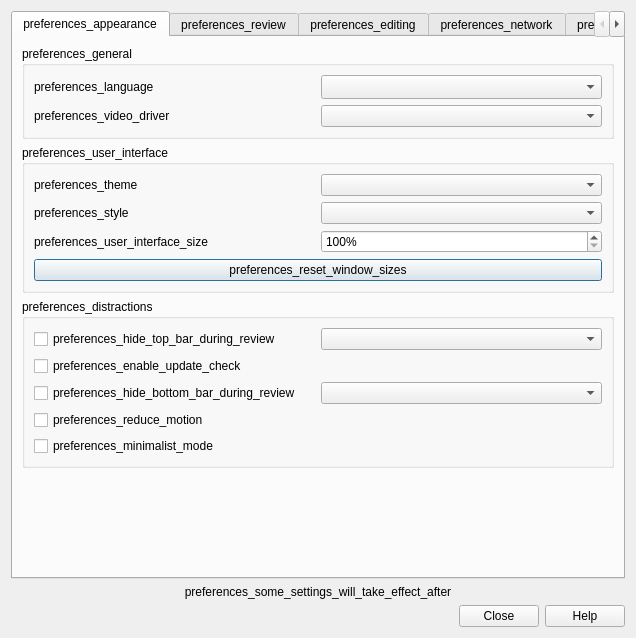
<?xml version="1.0" encoding="UTF-8"?>
<ui version="4.0">
 <class>Preferences</class>
 <widget class="QDialog" name="Preferences">
  <property name="geometry">
   <rect>
    <x>0</x>
    <y>0</y>
    <width>636</width>
    <height>638</height>
   </rect>
  </property>
  <property name="windowTitle">
   <string>preferences_preferences</string>
  </property>
  <layout class="QVBoxLayout" name="verticalLayout_2">
   <item>
    <widget class="QTabWidget" name="tabWidget">
     <property name="focusPolicy">
      <enum>Qt::StrongFocus</enum>
     </property>
     <property name="currentIndex">
      <number>0</number>
     </property>
     <widget class="QWidget" name="appearanceTab">
      <attribute name="title">
       <string>preferences_appearance</string>
      </attribute>
      <layout class="QVBoxLayout" name="verticalLayout_8">
       <item>
        <widget class="QGroupBox" name="generalGroup">
         <property name="sizePolicy">
          <sizepolicy hsizetype="Preferred" vsizetype="Preferred">
           <horstretch>0</horstretch>
           <verstretch>0</verstretch>
          </sizepolicy>
         </property>
         <property name="title">
          <string>preferences_general</string>
         </property>
         <layout class="QGridLayout" name="gridLayout_5">
          <item row="0" column="0">
           <widget class="QLabel" name="label_9">
            <property name="text">
             <string>preferences_language</string>
            </property>
           </widget>
          </item>
          <item row="0" column="1">
           <widget class="QComboBox" name="lang">
            <property name="sizePolicy">
             <sizepolicy hsizetype="Preferred" vsizetype="Fixed">
              <horstretch>0</horstretch>
              <verstretch>0</verstretch>
             </sizepolicy>
            </property>
            <property name="sizeAdjustPolicy">
             <enum>QComboBox::AdjustToMinimumContentsLengthWithIcon</enum>
            </property>
           </widget>
          </item>
          <item row="1" column="0">
           <widget class="QLabel" name="video_driver_label">
            <property name="text">
             <string>preferences_video_driver</string>
            </property>
           </widget>
          </item>
          <item row="1" column="1">
           <widget class="QComboBox" name="video_driver">
            <property name="sizePolicy">
             <sizepolicy hsizetype="Preferred" vsizetype="Fixed">
              <horstretch>0</horstretch>
              <verstretch>0</verstretch>
             </sizepolicy>
            </property>
           </widget>
          </item>
         </layout>
        </widget>
       </item>
       <item>
        <widget class="QGroupBox" name="uiGroup">
         <property name="title">
          <string>preferences_user_interface</string>
         </property>
         <layout class="QGridLayout" name="gridLayout_2">
          <item row="0" column="1">
           <widget class="QComboBox" name="theme"/>
          </item>
          <item row="2" column="1">
           <widget class="QSpinBox" name="uiScale">
            <property name="suffix">
             <string notr="true">%</string>
            </property>
            <property name="minimum">
             <number>100</number>
            </property>
            <property name="maximum">
             <number>200</number>
            </property>
            <property name="singleStep">
             <number>5</number>
            </property>
           </widget>
          </item>
          <item row="1" column="1">
           <widget class="QComboBox" name="styleComboBox">
            <property name="currentText">
             <string/>
            </property>
           </widget>
          </item>
          <item row="1" column="0">
           <widget class="QLabel" name="styleLabel">
            <property name="text">
             <string>preferences_style</string>
            </property>
           </widget>
          </item>
          <item row="0" column="0">
           <widget class="QLabel" name="themeLabel">
            <property name="text">
             <string>preferences_theme</string>
            </property>
           </widget>
          </item>
          <item row="2" column="0">
           <widget class="QLabel" name="uiSizeLabel">
            <property name="text">
             <string>preferences_user_interface_size</string>
            </property>
           </widget>
          </item>
          <item row="3" column="0" colspan="2">
           <widget class="QPushButton" name="resetWindowSizes">
            <property name="text">
             <string>preferences_reset_window_sizes</string>
            </property>
           </widget>
          </item>
         </layout>
        </widget>
       </item>
       <item>
        <widget class="QGroupBox" name="distractionsGroup">
         <property name="title">
          <string>preferences_distractions</string>
         </property>
         <layout class="QGridLayout" name="gridLayout_3">
          <item row="3" column="0">
           <widget class="QCheckBox" name="reduce_motion">
            <property name="sizePolicy">
             <sizepolicy hsizetype="Fixed" vsizetype="Fixed">
              <horstretch>0</horstretch>
              <verstretch>0</verstretch>
             </sizepolicy>
            </property>
            <property name="toolTip">
             <string>preferences_reduce_motion_tooltip</string>
            </property>
            <property name="text">
             <string>preferences_reduce_motion</string>
            </property>
           </widget>
          </item>
          <item row="2" column="0">
           <widget class="QCheckBox" name="hide_bottom_bar">
            <property name="sizePolicy">
             <sizepolicy hsizetype="MinimumExpanding" vsizetype="Fixed">
              <horstretch>0</horstretch>
              <verstretch>0</verstretch>
             </sizepolicy>
            </property>
            <property name="text">
             <string>preferences_hide_bottom_bar_during_review</string>
            </property>
           </widget>
          </item>
          <item row="2" column="1">
           <widget class="QComboBox" name="bottomBarComboBox">
            <property name="sizePolicy">
             <sizepolicy hsizetype="MinimumExpanding" vsizetype="Fixed">
              <horstretch>0</horstretch>
              <verstretch>0</verstretch>
             </sizepolicy>
            </property>
           </widget>
          </item>
          <item row="0" column="0">
           <widget class="QCheckBox" name="hide_top_bar">
            <property name="sizePolicy">
             <sizepolicy hsizetype="MinimumExpanding" vsizetype="Fixed">
              <horstretch>0</horstretch>
              <verstretch>0</verstretch>
             </sizepolicy>
            </property>
            <property name="text">
             <string>preferences_hide_top_bar_during_review</string>
            </property>
           </widget>
          </item>
          <item row="1" column="0">
           <widget class="QCheckBox" name="enable_update_check">
            <property name="sizePolicy">
             <sizepolicy hsizetype="MinimumExpanding" vsizetype="Fixed">
              <horstretch>0</horstretch>
              <verstretch>0</verstretch>
             </sizepolicy>
            </property>
            <property name="text">
             <string>preferences_enable_update_check</string>
            </property>
           </widget>
          </item>
          <item row="4" column="0">
           <widget class="QCheckBox" name="minimalist_mode">
            <property name="sizePolicy">
             <sizepolicy hsizetype="Fixed" vsizetype="Fixed">
              <horstretch>0</horstretch>
              <verstretch>0</verstretch>
             </sizepolicy>
            </property>
            <property name="toolTip">
             <string>preferences_minimalist_mode_tooltip</string>
            </property>
            <property name="text">
             <string>preferences_minimalist_mode</string>
            </property>
           </widget>
          </item>
          <item row="0" column="1">
           <widget class="QComboBox" name="topBarComboBox">
            <property name="sizePolicy">
             <sizepolicy hsizetype="MinimumExpanding" vsizetype="Fixed">
              <horstretch>0</horstretch>
              <verstretch>0</verstretch>
             </sizepolicy>
            </property>
           </widget>
          </item>
         </layout>
        </widget>
       </item>
       <item>
        <spacer name="verticalSpacer_9">
         <property name="orientation">
          <enum>Qt::Vertical</enum>
         </property>
         <property name="sizeHint" stdset="0">
          <size>
           <width>20</width>
           <height>40</height>
          </size>
         </property>
        </spacer>
       </item>
      </layout>
     </widget>
     <widget class="QWidget" name="tab_3">
      <attribute name="title">
       <string>preferences_review</string>
      </attribute>
      <layout class="QVBoxLayout" name="review_options_layout">
       <item>
        <widget class="QGroupBox" name="schedulerGroup">
         <property name="title">
          <string>preferences_scheduler</string>
         </property>
         <layout class="QVBoxLayout" name="verticalLayout_17">
          <item>
           <layout class="QGridLayout" name="gridLayout_4">
            <property name="spacing">
             <number>12</number>
            </property>
            <item row="1" column="1">
             <widget class="QSpinBox" name="lrnCutoff">
              <property name="maximumSize">
               <size>
                <width>60</width>
                <height>16777215</height>
               </size>
              </property>
              <property name="maximum">
               <number>999</number>
              </property>
             </widget>
            </item>
            <item row="1" column="2">
             <widget class="QLabel" name="label_29">
              <property name="text">
               <string>preferences_mins</string>
              </property>
             </widget>
            </item>
            <item row="2" column="0">
             <widget class="QLabel" name="label_30">
              <property name="text">
               <string>preferences_timebox_time_limit</string>
              </property>
             </widget>
            </item>
            <item row="0" column="2">
             <widget class="QLabel" name="label_40">
              <property name="text">
               <string>preferences_hours_past_midnight</string>
              </property>
             </widget>
            </item>
            <item row="0" column="1">
             <widget class="QSpinBox" name="dayOffset">
              <property name="maximumSize">
               <size>
                <width>60</width>
                <height>16777215</height>
               </size>
              </property>
              <property name="maximum">
               <number>23</number>
              </property>
             </widget>
            </item>
            <item row="1" column="0">
             <widget class="QLabel" name="label_24">
              <property name="text">
               <string>preferences_learn_ahead_limit</string>
              </property>
             </widget>
            </item>
            <item row="0" column="0">
             <widget class="QLabel" name="label_23">
              <property name="text">
               <string>preferences_next_day_starts_at</string>
              </property>
             </widget>
            </item>
            <item row="2" column="2">
             <widget class="QLabel" name="label_39">
              <property name="text">
               <string>preferences_mins</string>
              </property>
             </widget>
            </item>
            <item row="2" column="1">
             <widget class="QSpinBox" name="timeLimit">
              <property name="maximum">
               <number>9999</number>
              </property>
             </widget>
            </item>
           </layout>
          </item>
         </layout>
        </widget>
       </item>
       <item>
        <layout class="QHBoxLayout" name="horizontalLayout_5">
         <item>
          <widget class="QGroupBox" name="reviewerGroup">
           <property name="title">
            <string>preferences_review</string>
           </property>
           <layout class="QVBoxLayout" name="verticalLayout_5">
            <item>
             <widget class="QCheckBox" name="showPlayButtons">
              <property name="sizePolicy">
               <sizepolicy hsizetype="Fixed" vsizetype="Fixed">
                <horstretch>0</horstretch>
                <verstretch>0</verstretch>
               </sizepolicy>
              </property>
              <property name="text">
               <string>preferences_show_play_buttons_on_cards_with</string>
              </property>
             </widget>
            </item>
            <item>
             <widget class="QCheckBox" name="interrupt_audio">
              <property name="sizePolicy">
               <sizepolicy hsizetype="Fixed" vsizetype="Fixed">
                <horstretch>0</horstretch>
                <verstretch>0</verstretch>
               </sizepolicy>
              </property>
              <property name="text">
               <string>preferences_interrupt_current_audio_when_answering</string>
              </property>
             </widget>
            </item>
            <item>
             <widget class="QCheckBox" name="showProgress">
              <property name="sizePolicy">
               <sizepolicy hsizetype="Fixed" vsizetype="Fixed">
                <horstretch>0</horstretch>
                <verstretch>0</verstretch>
               </sizepolicy>
              </property>
              <property name="text">
               <string>preferences_show_remaining_card_count</string>
              </property>
             </widget>
            </item>
            <item>
             <widget class="QCheckBox" name="showEstimates">
              <property name="sizePolicy">
               <sizepolicy hsizetype="Fixed" vsizetype="Fixed">
                <horstretch>0</horstretch>
                <verstretch>0</verstretch>
               </sizepolicy>
              </property>
              <property name="text">
               <string>preferences_show_next_review_time_above_answer</string>
              </property>
             </widget>
            </item>
            <item>
             <widget class="QCheckBox" name="spacebar_rates_card">
              <property name="sizePolicy">
               <sizepolicy hsizetype="Fixed" vsizetype="Fixed">
                <horstretch>0</horstretch>
                <verstretch>0</verstretch>
               </sizepolicy>
              </property>
              <property name="text">
               <string>preferences_spacebar_rates_card</string>
              </property>
             </widget>
            </item>
            <item>
             <widget class="QCheckBox" name="render_latex">
              <property name="sizePolicy">
               <sizepolicy hsizetype="Fixed" vsizetype="Fixed">
                <horstretch>0</horstretch>
                <verstretch>0</verstretch>
               </sizepolicy>
              </property>
              <property name="text">
               <string>preferences_generate_latex_images_automatically</string>
              </property>
             </widget>
            </item>
           </layout>
          </widget>
         </item>
         <item>
          <widget class="QGroupBox" name="preferences_answer_keys">
           <property name="title">
            <string>preferences_answer_keys</string>
           </property>
          </widget>
         </item>
        </layout>
       </item>
       <item>
        <spacer name="verticalSpacer_12">
         <property name="orientation">
          <enum>Qt::Vertical</enum>
         </property>
         <property name="sizeHint" stdset="0">
          <size>
           <width>20</width>
           <height>40</height>
          </size>
         </property>
        </spacer>
       </item>
      </layout>
     </widget>
     <widget class="QWidget" name="tab_1">
      <attribute name="title">
       <string>preferences_editing</string>
      </attribute>
      <layout class="QVBoxLayout" name="verticalLayout_10">
       <item>
        <widget class="QGroupBox" name="editorGroupBox">
         <property name="title">
          <string>preferences_editing</string>
         </property>
         <layout class="QVBoxLayout" name="verticalLayout_9">
          <item>
           <widget class="QCheckBox" name="pastePNG">
            <property name="sizePolicy">
             <sizepolicy hsizetype="Fixed" vsizetype="Fixed">
              <horstretch>0</horstretch>
              <verstretch>0</verstretch>
             </sizepolicy>
            </property>
            <property name="text">
             <string>preferences_paste_clipboard_images_as_png</string>
            </property>
           </widget>
          </item>
          <item>
           <widget class="QCheckBox" name="paste_strips_formatting">
            <property name="sizePolicy">
             <sizepolicy hsizetype="Fixed" vsizetype="Fixed">
              <horstretch>0</horstretch>
              <verstretch>0</verstretch>
             </sizepolicy>
            </property>
            <property name="text">
             <string>preferences_paste_without_shift_key_strips_formatting</string>
            </property>
           </widget>
          </item>
          <item>
           <spacer name="verticalSpacer_7">
            <property name="orientation">
             <enum>Qt::Vertical</enum>
            </property>
            <property name="sizeType">
             <enum>QSizePolicy::Fixed</enum>
            </property>
            <property name="sizeHint" stdset="0">
             <size>
              <width>20</width>
              <height>10</height>
             </size>
            </property>
           </spacer>
          </item>
          <item>
           <layout class="QHBoxLayout" name="horizontalLayout_7">
            <item>
             <widget class="QLabel" name="deck_label">
              <property name="text">
               <string>preferences_default_deck</string>
              </property>
             </widget>
            </item>
            <item>
             <widget class="QComboBox" name="useCurrent">
              <property name="sizePolicy">
               <sizepolicy hsizetype="MinimumExpanding" vsizetype="Fixed">
                <horstretch>0</horstretch>
                <verstretch>0</verstretch>
               </sizepolicy>
              </property>
              <item>
               <property name="text">
                <string>preferences_when_adding_default_to_current_deck</string>
               </property>
              </item>
              <item>
               <property name="text">
                <string>preferences_change_deck_depending_on_note_type</string>
               </property>
              </item>
             </widget>
            </item>
           </layout>
          </item>
         </layout>
        </widget>
       </item>
       <item>
        <widget class="QGroupBox" name="browserGroupBox">
         <property name="title">
          <string>preferences_browsing</string>
         </property>
         <layout class="QVBoxLayout" name="verticalLayout">
          <item>
           <layout class="QHBoxLayout" name="horizontalLayout_2">
            <item>
             <widget class="QLabel" name="search_text_label">
              <property name="text">
               <string>preferences_default_search_text</string>
              </property>
             </widget>
            </item>
            <item>
             <widget class="QLineEdit" name="default_search_text">
              <property name="placeholderText">
               <string>preferences_default_search_text_example</string>
              </property>
             </widget>
            </item>
           </layout>
          </item>
          <item>
           <widget class="QCheckBox" name="ignore_accents_in_search">
            <property name="sizePolicy">
             <sizepolicy hsizetype="Fixed" vsizetype="Fixed">
              <horstretch>0</horstretch>
              <verstretch>0</verstretch>
             </sizepolicy>
            </property>
            <property name="text">
             <string>preferences_ignore_accents_in_search</string>
            </property>
           </widget>
          </item>
          <item>
           <widget class="QCheckBox" name="auto_refresh">
            <property name="sizePolicy">
             <sizepolicy hsizetype="Fixed" vsizetype="Fixed">
              <horstretch>0</horstretch>
              <verstretch>0</verstretch>
             </sizepolicy>
            </property>
            <property name="toolTip">
             <string>preferences_auto_refresh_tooltip</string>
            </property>
            <property name="text">
             <string>preferences_auto_refresh</string>
            </property>
           </widget>
          </item>
         </layout>
        </widget>
       </item>
       <item>
        <widget class="QGroupBox" name="groupBox_4">
         <property name="title">
          <string>preferences_import_export</string>
         </property>
         <layout class="QVBoxLayout" name="verticalLayout_11">
          <item>
           <widget class="QCheckBox" name="legacy_import_export">
            <property name="sizePolicy">
             <sizepolicy hsizetype="Fixed" vsizetype="Fixed">
              <horstretch>0</horstretch>
              <verstretch>0</verstretch>
             </sizepolicy>
            </property>
            <property name="text">
             <string notr="true">Legacy import/export handling</string>
            </property>
           </widget>
          </item>
         </layout>
        </widget>
       </item>
       <item>
        <spacer name="verticalSpacer_3">
         <property name="orientation">
          <enum>Qt::Vertical</enum>
         </property>
         <property name="sizeType">
          <enum>QSizePolicy::Expanding</enum>
         </property>
         <property name="sizeHint" stdset="0">
          <size>
           <width>20</width>
           <height>20</height>
          </size>
         </property>
        </spacer>
       </item>
      </layout>
     </widget>
     <widget class="QWidget" name="tab_2">
      <attribute name="title">
       <string>preferences_network</string>
      </attribute>
      <layout class="QVBoxLayout" name="verticalLayout_4">
       <property name="spacing">
        <number>12</number>
       </property>
       <property name="leftMargin">
        <number>12</number>
       </property>
       <property name="topMargin">
        <number>12</number>
       </property>
       <property name="rightMargin">
        <number>12</number>
       </property>
       <property name="bottomMargin">
        <number>12</number>
       </property>
       <item>
        <widget class="QGroupBox" name="groupBox_5">
         <property name="title">
          <string>preferences_tab_synchronisation</string>
         </property>
         <layout class="QVBoxLayout" name="verticalLayout_12">
          <item>
           <widget class="QCheckBox" name="syncMedia">
            <property name="sizePolicy">
             <sizepolicy hsizetype="Fixed" vsizetype="Fixed">
              <horstretch>0</horstretch>
              <verstretch>0</verstretch>
             </sizepolicy>
            </property>
            <property name="text">
             <string>preferences_synchronize_audio_and_images_too</string>
            </property>
           </widget>
          </item>
          <item>
           <widget class="QCheckBox" name="syncOnProgramOpen">
            <property name="sizePolicy">
             <sizepolicy hsizetype="Fixed" vsizetype="Fixed">
              <horstretch>0</horstretch>
              <verstretch>0</verstretch>
             </sizepolicy>
            </property>
            <property name="text">
             <string>preferences_automatically_sync_on_profile_openclose</string>
            </property>
           </widget>
          </item>
          <item>
           <widget class="QCheckBox" name="autoSyncMedia">
            <property name="sizePolicy">
             <sizepolicy hsizetype="Fixed" vsizetype="Fixed">
              <horstretch>0</horstretch>
              <verstretch>0</verstretch>
             </sizepolicy>
            </property>
            <property name="text">
             <string>preferences_periodically_sync_media</string>
            </property>
           </widget>
          </item>
          <item>
           <widget class="QCheckBox" name="fullSync">
            <property name="sizePolicy">
             <sizepolicy hsizetype="Fixed" vsizetype="Fixed">
              <horstretch>0</horstretch>
              <verstretch>0</verstretch>
             </sizepolicy>
            </property>
            <property name="text">
             <string>preferences_on_next_sync_force_changes_in</string>
            </property>
           </widget>
          </item>
          <item>
           <layout class="QHBoxLayout" name="horizontalLayout_4">
            <item>
             <widget class="QLabel" name="label_2">
              <property name="text">
               <string>preferences_network_timeout</string>
              </property>
             </widget>
            </item>
            <item>
             <widget class="QSpinBox" name="network_timeout">
              <property name="minimum">
               <number>30</number>
              </property>
              <property name="maximum">
               <number>99999</number>
              </property>
             </widget>
            </item>
            <item>
             <widget class="QLabel" name="label_8">
              <property name="text">
               <string>scheduling_seconds</string>
              </property>
             </widget>
            </item>
            <item>
             <spacer name="horizontalSpacer_4">
              <property name="orientation">
               <enum>Qt::Horizontal</enum>
              </property>
              <property name="sizeHint" stdset="0">
               <size>
                <width>40</width>
                <height>20</height>
               </size>
              </property>
             </spacer>
            </item>
           </layout>
          </item>
          <item>
           <layout class="QHBoxLayout" name="horizontalLayout_3">
            <item>
             <spacer name="horizontalSpacer">
              <property name="orientation">
               <enum>Qt::Horizontal</enum>
              </property>
              <property name="sizeHint" stdset="0">
               <size>
                <width>40</width>
                <height>20</height>
               </size>
              </property>
             </spacer>
            </item>
            <item>
             <widget class="QPushButton" name="media_log">
              <property name="sizePolicy">
               <sizepolicy hsizetype="Fixed" vsizetype="Fixed">
                <horstretch>0</horstretch>
                <verstretch>0</verstretch>
               </sizepolicy>
              </property>
              <property name="text">
               <string/>
              </property>
             </widget>
            </item>
           </layout>
          </item>
         </layout>
        </widget>
       </item>
       <item>
        <widget class="QGroupBox" name="groupBox_6">
         <property name="title">
          <string>preferences_account</string>
         </property>
         <layout class="QHBoxLayout" name="horizontalLayout">
          <item>
           <widget class="QLabel" name="syncUser">
            <property name="sizePolicy">
             <sizepolicy hsizetype="Preferred" vsizetype="Preferred">
              <horstretch>0</horstretch>
              <verstretch>0</verstretch>
             </sizepolicy>
            </property>
            <property name="text">
             <string/>
            </property>
           </widget>
          </item>
          <item>
           <widget class="QPushButton" name="syncLogout">
            <property name="sizePolicy">
             <sizepolicy hsizetype="Fixed" vsizetype="Fixed">
              <horstretch>0</horstretch>
              <verstretch>0</verstretch>
             </sizepolicy>
            </property>
            <property name="text">
             <string>sync_log_out_button</string>
            </property>
            <property name="autoDefault">
             <bool>false</bool>
            </property>
           </widget>
          </item>
          <item>
           <widget class="QPushButton" name="syncLogin">
            <property name="sizePolicy">
             <sizepolicy hsizetype="Fixed" vsizetype="Fixed">
              <horstretch>0</horstretch>
              <verstretch>0</verstretch>
             </sizepolicy>
            </property>
            <property name="text">
             <string>sync_log_in_button</string>
            </property>
            <property name="autoDefault">
             <bool>false</bool>
            </property>
           </widget>
          </item>
         </layout>
        </widget>
       </item>
       <item>
        <spacer name="verticalSpacer_2">
         <property name="orientation">
          <enum>Qt::Vertical</enum>
         </property>
         <property name="sizeHint" stdset="0">
          <size>
           <width>20</width>
           <height>40</height>
          </size>
         </property>
        </spacer>
       </item>
       <item>
        <layout class="QGridLayout" name="gridLayout_2">
         <item row="0" column="1">
          <widget class="QLineEdit" name="custom_sync_url">
           <property name="placeholderText">
            <string>preferences_custom_sync_url_disclaimer</string>
           </property>
          </widget>
         </item>
         <item row="0" column="0">
          <widget class="QLabel" name="label">
           <property name="text">
            <string>preferences_custom_sync_url</string>
           </property>
          </widget>
         </item>
        </layout>
       </item>
      </layout>
     </widget>
     <widget class="QWidget" name="tab">
      <attribute name="title">
       <string>preferences_backups</string>
      </attribute>
      <layout class="QVBoxLayout" name="verticalLayout_3">
       <property name="spacing">
        <number>12</number>
       </property>
       <property name="leftMargin">
        <number>12</number>
       </property>
       <property name="topMargin">
        <number>12</number>
       </property>
       <property name="rightMargin">
        <number>12</number>
       </property>
       <property name="bottomMargin">
        <number>12</number>
       </property>
       <item>
        <widget class="QGroupBox" name="groupBox_8">
         <property name="sizePolicy">
          <sizepolicy hsizetype="Preferred" vsizetype="Preferred">
           <horstretch>0</horstretch>
           <verstretch>0</verstretch>
          </sizepolicy>
         </property>
         <property name="title">
          <string>preferences_backups</string>
         </property>
         <layout class="QVBoxLayout" name="verticalLayout_15">
          <item>
           <widget class="QLabel" name="backup_explanation">
            <property name="text">
             <string>preferences_backup_explanation</string>
            </property>
            <property name="wordWrap">
             <bool>true</bool>
            </property>
           </widget>
          </item>
          <item>
           <spacer name="verticalSpacer_5">
            <property name="orientation">
             <enum>Qt::Vertical</enum>
            </property>
            <property name="sizeType">
             <enum>QSizePolicy::Fixed</enum>
            </property>
            <property name="sizeHint" stdset="0">
             <size>
              <width>20</width>
              <height>20</height>
             </size>
            </property>
           </spacer>
          </item>
          <item>
           <layout class="QGridLayout" name="gridLayout">
            <item row="1" column="2">
             <widget class="QSpinBox" name="minutes_between_backups">
              <property name="minimum">
               <number>5</number>
              </property>
              <property name="maximum">
               <number>9999</number>
              </property>
             </widget>
            </item>
            <item row="5" column="2">
             <widget class="QSpinBox" name="monthly_backups">
              <property name="maximum">
               <number>9999</number>
              </property>
             </widget>
            </item>
            <item row="1" column="3">
             <spacer name="horizontalSpacer_2">
              <property name="orientation">
               <enum>Qt::Horizontal</enum>
              </property>
              <property name="sizeHint" stdset="0">
               <size>
                <width>40</width>
                <height>20</height>
               </size>
              </property>
             </spacer>
            </item>
            <item row="2" column="0">
             <widget class="QLabel" name="label_3">
              <property name="text">
               <string>preferences_daily_backups</string>
              </property>
             </widget>
            </item>
            <item row="4" column="2">
             <widget class="QSpinBox" name="weekly_backups">
              <property name="maximum">
               <number>9999</number>
              </property>
             </widget>
            </item>
            <item row="5" column="0">
             <widget class="QLabel" name="label_6">
              <property name="text">
               <string>preferences_monthly_backups</string>
              </property>
             </widget>
            </item>
            <item row="4" column="0">
             <widget class="QLabel" name="label_5">
              <property name="text">
               <string>preferences_weekly_backups</string>
              </property>
             </widget>
            </item>
            <item row="1" column="0">
             <widget class="QLabel" name="label_7">
              <property name="text">
               <string>preferences_minutes_between_backups</string>
              </property>
             </widget>
            </item>
            <item row="2" column="2">
             <widget class="QSpinBox" name="daily_backups">
              <property name="maximum">
               <number>9999</number>
              </property>
             </widget>
            </item>
            <item row="1" column="1">
             <spacer name="horizontalSpacer_3">
              <property name="orientation">
               <enum>Qt::Horizontal</enum>
              </property>
              <property name="sizeHint" stdset="0">
               <size>
                <width>40</width>
                <height>20</height>
               </size>
              </property>
             </spacer>
            </item>
           </layout>
          </item>
          <item>
           <spacer name="verticalSpacer_6">
            <property name="orientation">
             <enum>Qt::Vertical</enum>
            </property>
            <property name="sizeType">
             <enum>QSizePolicy::Fixed</enum>
            </property>
            <property name="sizeHint" stdset="0">
             <size>
              <width>20</width>
              <height>20</height>
             </size>
            </property>
           </spacer>
          </item>
          <item>
           <widget class="QLabel" name="openBackupFolder">
            <property name="text">
             <string>preferences_you_can_restore_backups_via_fileswitch</string>
            </property>
           </widget>
          </item>
         </layout>
        </widget>
       </item>
       <item>
        <widget class="QGroupBox" name="groupBox_9">
         <property name="title">
          <string>preferences_note</string>
         </property>
         <layout class="QVBoxLayout" name="verticalLayout_13">
          <item>
           <widget class="QLabel" name="label_4">
            <property name="text">
             <string>preferences_media_is_not_backed_up</string>
            </property>
            <property name="wordWrap">
             <bool>true</bool>
            </property>
           </widget>
          </item>
         </layout>
        </widget>
       </item>
       <item>
        <spacer name="verticalSpacer_4">
         <property name="orientation">
          <enum>Qt::Vertical</enum>
         </property>
         <property name="sizeHint" stdset="0">
          <size>
           <width>20</width>
           <height>59</height>
          </size>
         </property>
        </spacer>
       </item>
      </layout>
     </widget>
    </widget>
   </item>
   <item>
    <widget class="QLabel" name="someSettingsLabel">
     <property name="text">
      <string>preferences_some_settings_will_take_effect_after</string>
     </property>
     <property name="alignment">
      <set>Qt::AlignCenter</set>
     </property>
    </widget>
   </item>
   <item>
    <widget class="QDialogButtonBox" name="buttonBox">
     <property name="orientation">
      <enum>Qt::Horizontal</enum>
     </property>
     <property name="standardButtons">
      <set>QDialogButtonBox::Close|QDialogButtonBox::Help</set>
     </property>
    </widget>
   </item>
  </layout>
 </widget>
 <tabstops>
  <tabstop>lang</tabstop>
  <tabstop>video_driver</tabstop>
  <tabstop>theme</tabstop>
  <tabstop>styleComboBox</tabstop>
  <tabstop>uiScale</tabstop>
  <tabstop>resetWindowSizes</tabstop>
  <tabstop>hide_top_bar</tabstop>
  <tabstop>topBarComboBox</tabstop>
  <tabstop>hide_bottom_bar</tabstop>
  <tabstop>bottomBarComboBox</tabstop>
  <tabstop>reduce_motion</tabstop>
  <tabstop>minimalist_mode</tabstop>
  <tabstop>dayOffset</tabstop>
  <tabstop>lrnCutoff</tabstop>
  <tabstop>timeLimit</tabstop>
  <tabstop>showPlayButtons</tabstop>
  <tabstop>interrupt_audio</tabstop>
  <tabstop>showProgress</tabstop>
  <tabstop>showEstimates</tabstop>
  <tabstop>spacebar_rates_card</tabstop>
  <tabstop>render_latex</tabstop>
  <tabstop>pastePNG</tabstop>
  <tabstop>paste_strips_formatting</tabstop>
  <tabstop>useCurrent</tabstop>
  <tabstop>default_search_text</tabstop>
  <tabstop>ignore_accents_in_search</tabstop>
  <tabstop>legacy_import_export</tabstop>
  <tabstop>syncMedia</tabstop>
  <tabstop>syncOnProgramOpen</tabstop>
  <tabstop>autoSyncMedia</tabstop>
  <tabstop>fullSync</tabstop>
  <tabstop>network_timeout</tabstop>
  <tabstop>media_log</tabstop>
  <tabstop>syncLogout</tabstop>
  <tabstop>syncLogin</tabstop>
  <tabstop>custom_sync_url</tabstop>
  <tabstop>minutes_between_backups</tabstop>
  <tabstop>daily_backups</tabstop>
  <tabstop>weekly_backups</tabstop>
  <tabstop>monthly_backups</tabstop>
  <tabstop>tabWidget</tabstop>
 </tabstops>
 <resources/>
 <connections>
  <connection>
   <sender>buttonBox</sender>
   <signal>accepted()</signal>
   <receiver>Preferences</receiver>
   <slot>accept()</slot>
   <hints>
    <hint type="sourcelabel">
     <x>285</x>
     <y>439</y>
    </hint>
    <hint type="destinationlabel">
     <x>157</x>
     <y>274</y>
    </hint>
   </hints>
  </connection>
  <connection>
   <sender>buttonBox</sender>
   <signal>rejected()</signal>
   <receiver>Preferences</receiver>
   <slot>reject()</slot>
   <hints>
    <hint type="sourcelabel">
     <x>332</x>
     <y>439</y>
    </hint>
    <hint type="destinationlabel">
     <x>286</x>
     <y>274</y>
    </hint>
   </hints>
  </connection>
 </connections>
</ui>
